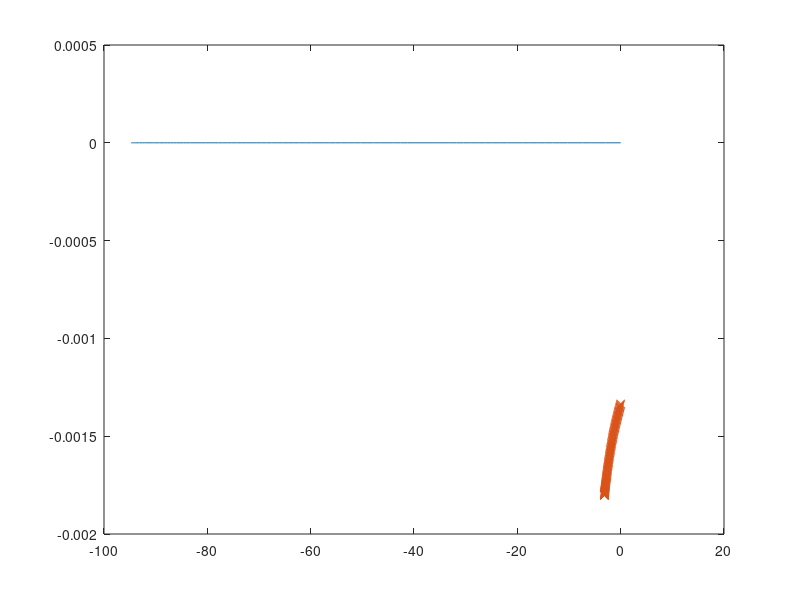

MATLAB code to generate this figure:
data_int = load("u_integral.txt");
data_comsol = load("comsol arc.txt");
plot(data_int(:,3), data_int(:,12), data_comsol(:,3), -data_comsol(:,7)*1000, 'x')